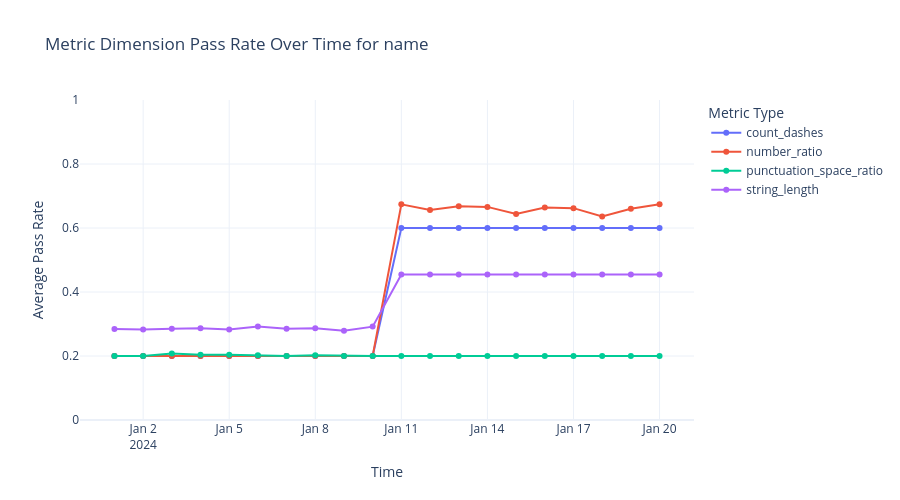
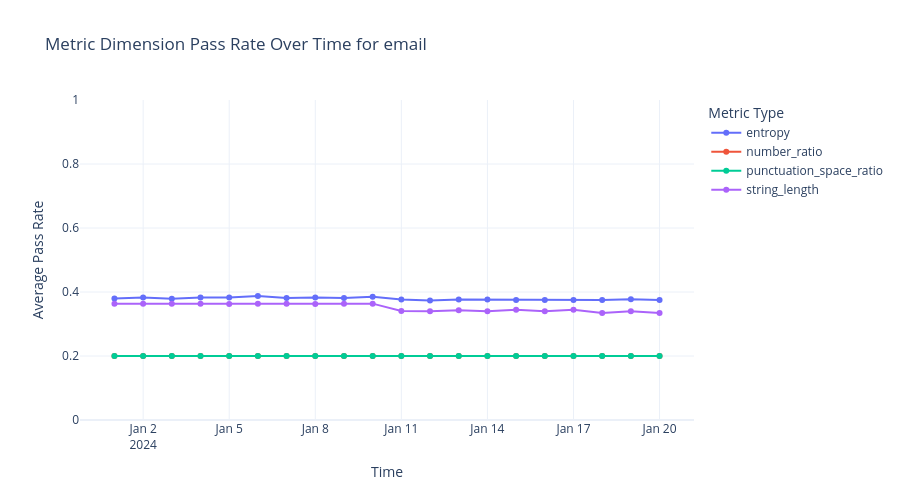

Notebook source saved alongside these figures, in order:
### Code cell
# Filter for Metric dimension and group by field and metric type
metric_results = (
    report_df[report_df["data_quality_dimension"] == "Metric"]
    .groupby(["measurement_time", "field", "metric"])
    .agg({"pass_rate": "mean"})
    .reset_index()
    .sort_values(["measurement_time", "field", "metric"])
)

# Separate Metric charts for name and email
metric_name = metric_results[metric_results["field"] == "name"]
metric_email = metric_results[metric_results["field"] == "email"]

fig_metric_name = px.line(
    metric_name,
    x="measurement_time",
    y="pass_rate",
    color="metric",
    title="Metric Dimension Pass Rate Over Time for name",
    labels={
        "measurement_time": "Time",
        "pass_rate": "Average Pass Rate",
        "metric": "Metric Type",
    },
    markers=True,
    height=500,
)
fig_metric_name.update_layout(
    hovermode="x unified", yaxis=dict(range=[0, 1]), template="plotly_white"
)

fig_metric_email = px.line(
    metric_email,
    x="measurement_time",
    y="pass_rate",
    color="metric",
    title="Metric Dimension Pass Rate Over Time for email",
    labels={
        "measurement_time": "Time",
        "pass_rate": "Average Pass Rate",
        "metric": "Metric Type",
    },
    markers=True,
    height=500,
)
fig_metric_email.update_layout(
    hovermode="x unified", yaxis=dict(range=[0, 1]), template="plotly_white"
)

fig_metric_name.show()
fig_metric_email.show()

# Print summary statistics for Metric dimension by field and metric type
print("\nSummary by Field and Metric Type:")
print(
    metric_results.groupby(["field", "metric"])["pass_rate"].agg(["mean", "min", "max"])
)

### Figure 1 — Plotly figure (JSON) as saved in the notebook; plotly's stock layout.template omitted (floating-point values rounded to 4 significant figures)
{"data": [{"hovertemplate": "Metric Type=count_dashes<br>Time=%{x}<br>Average Pass Rate=%{y}<extra></extra>", "legendgroup": "count_dashes", "line": {"color": "#636efa", "dash": "solid"}, "marker": {"symbol": "circle"}, "mode": "lines+markers", "name": "count_dashes", "orientation": "v", "showlegend": true, "type": "scatter", "x": ["2024-01-01T00:00:00.000000", "2024-01-02T00:00:00.000000", "2024-01-03T00:00:00.000000", "2024-01-04T00:00:00.000000", "2024-01-05T00:00:00.000000", "2024-01-06T00:00:00.000000", "2024-01-07T00:00:00.000000", "2024-01-08T00:00:00.000000", "2024-01-09T00:00:00.000000", "2024-01-10T00:00:00.000000", "2024-01-11T00:00:00.000000", "2024-01-12T00:00:00.000000", "2024-01-13T00:00:00.000000", "2024-01-14T00:00:00.000000", "2024-01-15T00:00:00.000000", "2024-01-16T00:00:00.000000", "2024-01-17T00:00:00.000000", "2024-01-18T00:00:00.000000", "2024-01-19T00:00:00.000000", "2024-01-20T00:00:00.000000"], "xaxis": "x", "y": [0.2, 0.2, 0.2, 0.2, 0.2, 0.2, 0.2, 0.2, 0.2, 0.2, 0.6, 0.6, 0.6, 0.6, 0.6, 0.6, 0.6, 0.6, 0.6, 0.6], "yaxis": "y"}, {"hovertemplate": "Metric Type=number_ratio<br>Time=%{x}<br>Average Pass Rate=%{y}<extra></extra>", "legendgroup": "number_ratio", "line": {"color": "#EF553B", "dash": "solid"}, "marker": {"symbol": "circle"}, "mode": "lines+markers", "name": "number_ratio", "orientation": "v", "showlegend": true, "type": "scatter", "x": ["2024-01-01T00:00:00.000000", "2024-01-02T00:00:00.000000", "2024-01-03T00:00:00.000000", "2024-01-04T00:00:00.000000", "2024-01-05T00:00:00.000000", "2024-01-06T00:00:00.000000", "2024-01-07T00:00:00.000000", "2024-01-08T00:00:00.000000", "2024-01-09T00:00:00.000000", "2024-01-10T00:00:00.000000", "2024-01-11T00:00:00.000000", "2024-01-12T00:00:00.000000", "2024-01-13T00:00:00.000000", "2024-01-14T00:00:00.000000", "2024-01-15T00:00:00.000000", "2024-01-16T00:00:00.000000", "2024-01-17T00:00:00.000000", "2024-01-18T00:00:00.000000", "2024-01-19T00:00:00.000000", "2024-01-20T00:00:00.000000"], "xaxis": "x", "y": [0.2, 0.2, 0.2, 0.2, 0.2, 0.2, 0.2, 0.2, 0.2, 0.2, 0.674, 0.656, 0.668, 0.666, 0.644, 0.664, 0.662, 0.636, 0.66, 0.674], "yaxis": "y"}, {"hovertemplate": "Metric Type=punctuation_space_ratio<br>Time=%{x}<br>Average Pass Rate=%{y}<extra></extra>", "legendgroup": "punctuation_space_ratio", "line": {"color": "#00cc96", "dash": "solid"}, "marker": {"symbol": "circle"}, "mode": "lines+markers", "name": "punctuation_space_ratio", "orientation": "v", "showlegend": true, "type": "scatter", "x": ["2024-01-01T00:00:00.000000", "2024-01-02T00:00:00.000000", "2024-01-03T00:00:00.000000", "2024-01-04T00:00:00.000000", "2024-01-05T00:00:00.000000", "2024-01-06T00:00:00.000000", "2024-01-07T00:00:00.000000", "2024-01-08T00:00:00.000000", "2024-01-09T00:00:00.000000", "2024-01-10T00:00:00.000000", "2024-01-11T00:00:00.000000", "2024-01-12T00:00:00.000000", "2024-01-13T00:00:00.000000", "2024-01-14T00:00:00.000000", "2024-01-15T00:00:00.000000", "2024-01-16T00:00:00.000000", "2024-01-17T00:00:00.000000", "2024-01-18T00:00:00.000000", "2024-01-19T00:00:00.000000", "2024-01-20T00:00:00.000000"], "xaxis": "x", "y": [0.2, 0.2, 0.208, 0.204, 0.204, 0.202, 0.2, 0.202, 0.2, 0.2, 0.2, 0.2, 0.2, 0.2, 0.2, 0.2, 0.2, 0.2, 0.2, 0.2], "yaxis": "y"}, {"hovertemplate": "Metric Type=string_length<br>Time=%{x}<br>Average Pass Rate=%{y}<extra></extra>", "legendgroup": "string_length", "line": {"color": "#ab63fa", "dash": "solid"}, "marker": {"symbol": "circle"}, "mode": "lines+markers", "name": "string_length", "orientation": "v", "showlegend": true, "type": "scatter", "x": ["2024-01-01T00:00:00.000000", "2024-01-02T00:00:00.000000", "2024-01-03T00:00:00.000000", "2024-01-04T00:00:00.000000", "2024-01-05T00:00:00.000000", "2024-01-06T00:00:00.000000", "2024-01-07T00:00:00.000000", "2024-01-08T00:00:00.000000", "2024-01-09T00:00:00.000000", "2024-01-10T00:00:00.000000", "2024-01-11T00:00:00.000000", "2024-01-12T00:00:00.000000", "2024-01-13T00:00:00.000000", "2024-01-14T00:00:00.000000", "2024-01-15T00:00:00.000000", "2024-01-16T00:00:00.000000", "2024-01-17T00:00:00.000000", "2024-01-18T00:00:00.000000", "2024-01-19T00:00:00.000000", "2024-01-20T00:00:00.000000"], "xaxis": "x", "y": [0.2845, 0.2827, 0.2855, 0.2864, 0.2827, 0.2918, 0.2855, 0.2864, 0.2791, 0.2918, 0.4545, 0.4545, 0.4545, 0.4545, 0.4545, 0.4545, 0.4545, 0.4545, 0.4545, 0.4545], "yaxis": "y"}], "layout": {"height": 500, "hovermode": "x unified", "legend": {"title": {"text": "Metric Type"}, "tracegroupgap": 0}, "title": {"text": "Metric Dimension Pass Rate Over Time for name"}, "xaxis": {"anchor": "y", "domain": [0, 1], "title": {"text": "Time"}}, "yaxis": {"anchor": "x", "domain": [0, 1], "range": [0, 1], "title": {"text": "Average Pass Rate"}}}}

### Figure 2 — Plotly figure (JSON) as saved in the notebook; plotly's stock layout.template omitted (floating-point values rounded to 4 significant figures)
{"data": [{"hovertemplate": "Metric Type=entropy<br>Time=%{x}<br>Average Pass Rate=%{y}<extra></extra>", "legendgroup": "entropy", "line": {"color": "#636efa", "dash": "solid"}, "marker": {"symbol": "circle"}, "mode": "lines+markers", "name": "entropy", "orientation": "v", "showlegend": true, "type": "scatter", "x": ["2024-01-01T00:00:00.000000", "2024-01-02T00:00:00.000000", "2024-01-03T00:00:00.000000", "2024-01-04T00:00:00.000000", "2024-01-05T00:00:00.000000", "2024-01-06T00:00:00.000000", "2024-01-07T00:00:00.000000", "2024-01-08T00:00:00.000000", "2024-01-09T00:00:00.000000", "2024-01-10T00:00:00.000000", "2024-01-11T00:00:00.000000", "2024-01-12T00:00:00.000000", "2024-01-13T00:00:00.000000", "2024-01-14T00:00:00.000000", "2024-01-15T00:00:00.000000", "2024-01-16T00:00:00.000000", "2024-01-17T00:00:00.000000", "2024-01-18T00:00:00.000000", "2024-01-19T00:00:00.000000", "2024-01-20T00:00:00.000000"], "xaxis": "x", "y": [0.38, 0.3825, 0.3787, 0.3825, 0.3825, 0.3875, 0.3812, 0.3825, 0.3812, 0.385, 0.3762, 0.3738, 0.3762, 0.3762, 0.375, 0.375, 0.375, 0.375, 0.3775, 0.375], "yaxis": "y"}, {"hovertemplate": "Metric Type=number_ratio<br>Time=%{x}<br>Average Pass Rate=%{y}<extra></extra>", "legendgroup": "number_ratio", "line": {"color": "#EF553B", "dash": "solid"}, "marker": {"symbol": "circle"}, "mode": "lines+markers", "name": "number_ratio", "orientation": "v", "showlegend": true, "type": "scatter", "x": ["2024-01-01T00:00:00.000000", "2024-01-02T00:00:00.000000", "2024-01-03T00:00:00.000000", "2024-01-04T00:00:00.000000", "2024-01-05T00:00:00.000000", "2024-01-06T00:00:00.000000", "2024-01-07T00:00:00.000000", "2024-01-08T00:00:00.000000", "2024-01-09T00:00:00.000000", "2024-01-10T00:00:00.000000", "2024-01-11T00:00:00.000000", "2024-01-12T00:00:00.000000", "2024-01-13T00:00:00.000000", "2024-01-14T00:00:00.000000", "2024-01-15T00:00:00.000000", "2024-01-16T00:00:00.000000", "2024-01-17T00:00:00.000000", "2024-01-18T00:00:00.000000", "2024-01-19T00:00:00.000000", "2024-01-20T00:00:00.000000"], "xaxis": "x", "y": [0.2, 0.2, 0.2, 0.2, 0.2, 0.2, 0.2, 0.2, 0.2, 0.2, 0.2, 0.2, 0.2, 0.2, 0.2, 0.2, 0.2, 0.2, 0.2, 0.2], "yaxis": "y"}, {"hovertemplate": "Metric Type=punctuation_space_ratio<br>Time=%{x}<br>Average Pass Rate=%{y}<extra></extra>", "legendgroup": "punctuation_space_ratio", "line": {"color": "#00cc96", "dash": "solid"}, "marker": {"symbol": "circle"}, "mode": "lines+markers", "name": "punctuation_space_ratio", "orientation": "v", "showlegend": true, "type": "scatter", "x": ["2024-01-01T00:00:00.000000", "2024-01-02T00:00:00.000000", "2024-01-03T00:00:00.000000", "2024-01-04T00:00:00.000000", "2024-01-05T00:00:00.000000", "2024-01-06T00:00:00.000000", "2024-01-07T00:00:00.000000", "2024-01-08T00:00:00.000000", "2024-01-09T00:00:00.000000", "2024-01-10T00:00:00.000000", "2024-01-11T00:00:00.000000", "2024-01-12T00:00:00.000000", "2024-01-13T00:00:00.000000", "2024-01-14T00:00:00.000000", "2024-01-15T00:00:00.000000", "2024-01-16T00:00:00.000000", "2024-01-17T00:00:00.000000", "2024-01-18T00:00:00.000000", "2024-01-19T00:00:00.000000", "2024-01-20T00:00:00.000000"], "xaxis": "x", "y": [0.2, 0.2, 0.2, 0.2, 0.2, 0.2, 0.2, 0.2, 0.2, 0.2, 0.2, 0.2, 0.2, 0.2, 0.2, 0.2, 0.2, 0.2, 0.2, 0.2], "yaxis": "y"}, {"hovertemplate": "Metric Type=string_length<br>Time=%{x}<br>Average Pass Rate=%{y}<extra></extra>", "legendgroup": "string_length", "line": {"color": "#ab63fa", "dash": "solid"}, "marker": {"symbol": "circle"}, "mode": "lines+markers", "name": "string_length", "orientation": "v", "showlegend": true, "type": "scatter", "x": ["2024-01-01T00:00:00.000000", "2024-01-02T00:00:00.000000", "2024-01-03T00:00:00.000000", "2024-01-04T00:00:00.000000", "2024-01-05T00:00:00.000000", "2024-01-06T00:00:00.000000", "2024-01-07T00:00:00.000000", "2024-01-08T00:00:00.000000", "2024-01-09T00:00:00.000000", "2024-01-10T00:00:00.000000", "2024-01-11T00:00:00.000000", "2024-01-12T00:00:00.000000", "2024-01-13T00:00:00.000000", "2024-01-14T00:00:00.000000", "2024-01-15T00:00:00.000000", "2024-01-16T00:00:00.000000", "2024-01-17T00:00:00.000000", "2024-01-18T00:00:00.000000", "2024-01-19T00:00:00.000000", "2024-01-20T00:00:00.000000"], "xaxis": "x", "y": [0.3636, 0.3636, 0.3636, 0.3636, 0.3627, 0.3636, 0.3636, 0.3627, 0.3636, 0.3636, 0.3409, 0.34, 0.3427, 0.34, 0.3445, 0.34, 0.3445, 0.3345, 0.34, 0.3345], "yaxis": "y"}], "layout": {"height": 500, "hovermode": "x unified", "legend": {"title": {"text": "Metric Type"}, "tracegroupgap": 0}, "title": {"text": "Metric Dimension Pass Rate Over Time for email"}, "xaxis": {"anchor": "y", "domain": [0, 1], "title": {"text": "Time"}}, "yaxis": {"anchor": "x", "domain": [0, 1], "range": [0, 1], "title": {"text": "Average Pass Rate"}}}}
